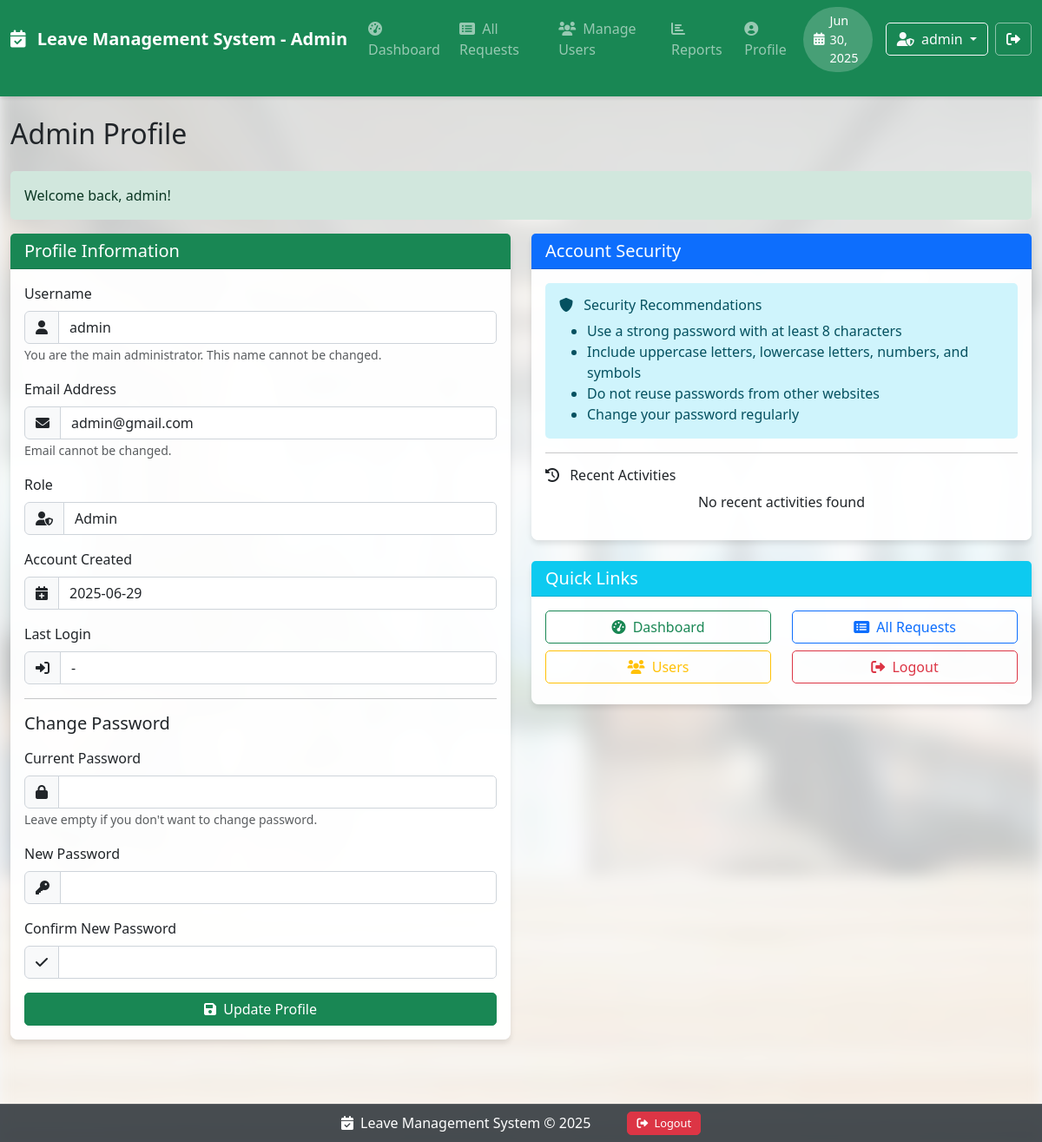
The app's page /admin/profile.php (signed in) with its own data.
### tables this page shows
CREATE TABLE IF NOT EXISTS users (
                                     id INT AUTO_INCREMENT PRIMARY KEY,
                                     name VARCHAR(100) NOT NULL,
    email VARCHAR(100) NOT NULL UNIQUE,
    password VARCHAR(255) NOT NULL,
    role ENUM('admin', 'user') DEFAULT 'user',
    created_at TIMESTAMP DEFAULT CURRENT_TIMESTAMP,
    last_login TIMESTAMP NULL
    );

### admin/profile.php (the view, shortened to what this page needs)
<?php
require_once '../includes/functions.php';
$userId = $_SESSION['user_id'];
$userEmail = $_SESSION['user_email'];
try {
    $stmt = $pdo->prepare("SELECT * FROM users WHERE id = ?");
    $stmt->execute([$userId]);
    $user = $stmt->fetch(PDO::FETCH_ASSOC);
} catch (PDOException $e) {
    $error = "Database error: " . $e->getMessage();
}
?>
<!DOCTYPE html>
<html lang="en">
<head>
    <link href="https://cdn.jsdelivr.net/npm/bootstrap@5.3.0/dist/css/bootstrap.min.css" rel="stylesheet">
    <link rel="stylesheet" href="https://cdnjs.cloudflare.com/ajax/libs/font-awesome/6.0.0/css/all.min.css">
    <link rel="stylesheet" href="../assets/css/style.css">
</head>
<body>
<?php include '../includes/admin-navbar.php'; ?>
<div class="container-fluid py-4">
    <h2 class="mb-4">Admin Profile</h2>
    <div class="row">
        <div class="col-md-6">
            <div class="card mb-4">
                <div class="card-header bg-success text-white">
                    <h5 class="mb-0">Profile Information</h5>
                </div>
                <div class="card-body">
                    <form method="POST" action="profile.php">
                        <div class="mb-3">
                            <label for="name" class="form-label">Username</label>
                            <div class="input-group">
                                <span class="input-group-text"><i class="fas fa-user"></i></span>
                                <input type="text" class="form-control" id="name" name="name" value="<?php echo $user['name']; ?>" required>
                            </div>
                            <?php if ($userEmail === 'admin@gmail.com'): ?>
                                <small class="form-text text-muted">You are the main administrator. This name cannot be changed.</small>
                            <?php endif; ?>
                        </div>
                        <div class="mb-3">
                            <label for="email" class="form-label">Email Address</label>
                            <div class="input-group">
                                <span class="input-group-text"><i class="fas fa-envelope"></i></span>
                                <input type="email" class="form-control" id="email" value="<?php echo $user['email']; ?>" readonly>
                            </div>
                            <small class="form-text text-muted">Email cannot be changed.</small>
                        </div>
                        <div class="mb-3">
                            <label for="role" class="form-label">Role</label>
                            <div class="input-group">
                                <span class="input-group-text"><i class="fas fa-user-shield"></i></span>
                                <input type="text" class="form-control" id="role" value="<?php echo ucfirst($user['role']); ?>" readonly>
                            </div>
                        </div>
                        <div class="mb-3">
                            <label for="created_at" class="form-label">Account Created</label>
                            <div class="input-group">
                                <span class="input-group-text"><i class="fas fa-calendar-plus"></i></span>
                                <input type="text" class="form-control" id="created_at" value="<?php echo formatDateForDisplay($user['created_at'], 'Y-m-d'); ?>" readonly>
                            </div>
                        </div>
                        <div class="mb-3">
                            <label for="last_login" class="form-label">Last Login</label>
                            <div class="input-group">
                                <span class="input-group-text"><i class="fas fa-sign-in-alt"></i></span>
                                <input type="text" class="form-control" id="last_login" value="<?php echo formatDateForDisplay($user['last_login'] ?? '', 'Y-m-d'); ?>" readonly>
                            </div>
                        </div>
                        <hr>
                        <h5 class="mb-3">Change Password</h5>
                        <div class="mb-3">
                            <label for="current_password" class="form-label">Current Password</label>
                            <div class="input-group">
                                <span class="input-group-text"><i class="fas fa-lock"></i></span>
                                <input type="password" class="form-control" id="current_password" name="current_password">
                            </div>
                            <small class="form-text text-muted">Leave empty if you don't want to change password.</small>
                        </div>
                        <div class="mb-3">
                            <label for="new_password" class="form-label">New Password</label>
                            <div class="input-group">
                                <span class="input-group-text"><i class="fas fa-key"></i></span>
                                <input type="password" class="form-control" id="new_password" name="new_password">
                            </div>
                        </div>
                        <div class="mb-3">
                            <label for="confirm_password" class="form-label">Confirm New Password</label>
                            <div class="input-group">
                                <span class="input-group-text"><i class="fas fa-check"></i></span>
                                <input type="password" class="form-control" id="confirm_password" name="confirm_password">
                            </div>
                        </div>
                        <div class="d-grid">
                            <button type="submit" class="btn btn-success">
                                <i class="fas fa-save me-1"></i> Update Profile
                            </button>
                        </div>
                    </form>
                </div>
            </div>
        </div>
        <div class="col-md-6">
            <div class="card mb-4">
                <div class="card-header bg-primary text-white">
                    <h5 class="mb-0">Account Security</h5>
                </div>
                <div class="card-body">
                    <div class="alert alert-info">
                        <h6><i class="fas fa-shield-alt me-2"></i> Security Recommendations</h6>
                        <ul class="mb-0">
                            <li>Use a strong password with at least 8 characters</li>
                            <li>Include uppercase letters, lowercase letters, numbers, and symbols</li>
                            <li>Do not reuse passwords from other websites</li>
                            <li>Change your password regularly</li>
                        </ul>
                    </div>
                    <hr>
                    <h6><i class="fas fa-history me-2"></i> Recent Activities</h6>
                    <div class="table-responsive">
                        <?php
                        $stmt = $pdo->prepare("
                                    SELECT * FROM activity_logs
                                    WHERE user_id = ?
                                    ORDER BY created_at DESC
                                    LIMIT 5
                                ");
                        $stmt->execute([$userId]);
                        $activities = $stmt->fetchAll(PDO::FETCH_ASSOC);
                        ?>
                        <?php if (count($activities) > 0): ?>
                            <table class="table table-striped">
                                <thead>
                                <tr>
                                    <th>Activity</th>
                                    <th>Date</th>
                                </tr>
                                </thead>
                                <tbody>
                                <?php foreach ($activities as $activity): ?>
                                    <tr>
                                        <td><?php echo $activity['action']; ?></td>
                                        <td><?php echo formatDateForDisplay($activity['created_at'], 'Y-m-d'); ?></td>
                                    </tr>
                                <?php endforeach; ?>
                                </tbody>
                            </table>
                        <?php else: ?>
                            <p class="text-center">No recent activities found</p>
                        <?php endif; ?>
                    </div>
                </div>
            </div>
            <div class="card">
                <div class="card-header bg-info text-white">
                    <h5 class="mb-0">Quick Links</h5>
                </div>
                <div class="card-body">
                    <div class="row">
                        <div class="col-6 mb-2">
                            <a href="dashboard.php" class="btn btn-outline-success w-100">
                                <i class="fas fa-tachometer-alt me-1"></i> Dashboard
                            </a>
                        </div>
                        <div class="col-6 mb-2">
                            <a href="all_requests.php" class="btn btn-outline-primary w-100">
                                <i class="fas fa-list-alt me-1"></i> All Requests
                            </a>
                        </div>
                        <div class="col-6 mb-2">
                            <a href="manage_users.php" class="btn btn-outline-warning w-100">
                                <i class="fas fa-users me-1"></i> Users
                            </a>
                        </div>
                        <div class="col-6 mb-2">
                            <a href="../logout.php" class="btn btn-outline-danger w-100">
                                <i class="fas fa-sign-out-alt me-1"></i> Logout
                            </a>
                        </div>
                    </div>
                </div>
            </div>
        </div>
    </div>
</div>
<?php include '../includes/footer.php'; ?>
</body>
</html>

### assets/css/style.css (style rules this page uses)
body { position: relative; min-height: 100vh; padding-bottom: 70px; margin: 0; background-color: #f8f9fa; }
body::before { content: ""; position: fixed; top: 0; left: 0; width: 100%; height: 100%; background-image: url('../img/bg.jpg'); background-size: cover; background-position: center; background-repeat: no-repeat; filter: blur(8px); opacity: 0.2; z-index: -1; }
.container-fluid { position: relative; z-index: 1; padding-bottom: 20px; }
.card { background-color: rgba(255, 255, 255, 0.95); box-shadow: 0 4px 6px rgba(0, 0, 0, 0.1); border: none; border-radius: 8px; transition: all 0.3s ease; margin-bottom: 20px; }
.card-header { border-top-left-radius: 8px; border-top-right-radius: 8px; border-bottom: 1px solid rgba(0, 0, 0, 0.125); font-weight: 500; }
.btn { border-radius: 5px; font-weight: 500; outline: none !important; box-shadow: none !important; }
.form-control, .form-select { border-radius: 5px; border: 1px solid #ced4da; }
.input-group-text { background-color: #f8f9fa; border-color: #ced4da; }
.alert { border-radius: 5px; border: none; }

### admin/profile.php (style rules this page uses)
body { position: relative; }
body::before { content: ""; position: fixed; top: 0; left: 0; width: 100%; height: 100%; background-image: url('../assets/img/bg.jpg'); background-size: cover; background-position: center; background-repeat: no-repeat; filter: blur(8px); opacity: 0.2; z-index: -1; }
.container-fluid { position: relative; z-index: 1; }
.card { background-color: rgba(255, 255, 255, 0.95); box-shadow: 0 4px 6px rgba(0, 0, 0, 0.1); }

### records on screen
users: name "admin", email "admin@gmail.com", role "Admin", created_at "2025-06-29", last_login "-"

### other values on screen
getCurrentDateFormatted() "Jun 30, 2025"
$_SESSION['user_name'] "admin"
$_SESSION['message'] "Welcome back, admin!"
